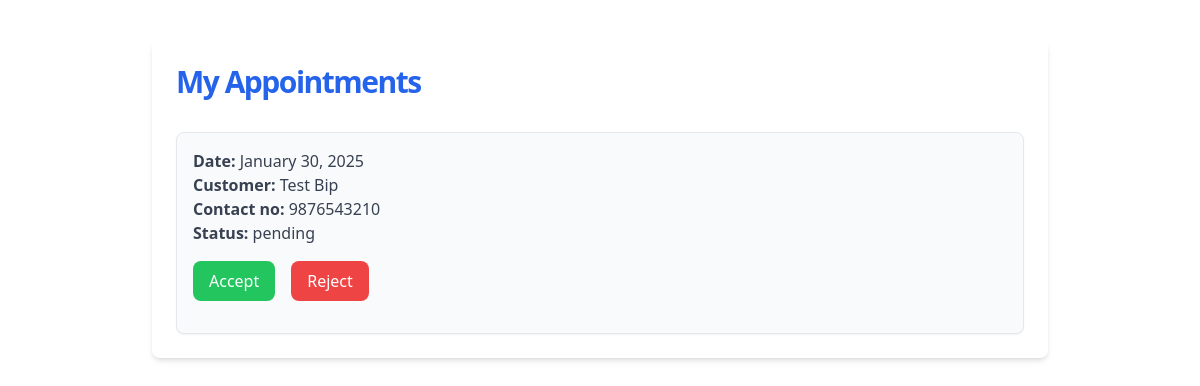
Page /worker/appointments/ (signed in) on the earlier database version.
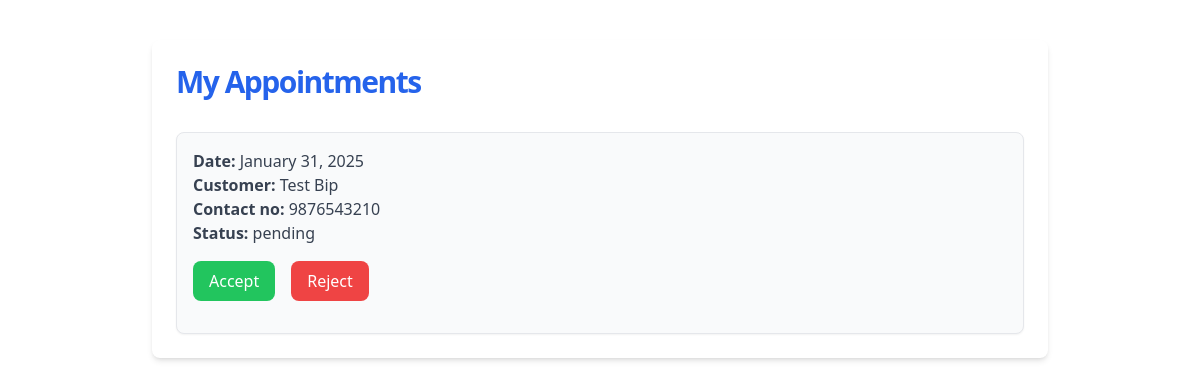
Same page on the later database version.
### jobs/models.py (models this page shows, shortened)
class Appointment(models.Model):
    STATUS_CHOICES = [
        ('pending', 'Pending'),
        ('accepted', 'Accepted'),
        ('rejected', 'Rejected'),
        ('completed', 'Completed'),
    ]
    customer = models.ForeignKey(Customer, on_delete=models.CASCADE, related_name='customer_appointments')
    worker = models.ForeignKey(Worker, on_delete=models.CASCADE, related_name='worker_appointments')
    appointment_date = models.DateTimeField(null=True, blank=True)
    status = models.CharField(max_length=10, choices=STATUS_CHOICES, default='pending')
    reason = models.TextField(blank=True, null=True)

class Customer(models.Model):
    owner=models.OneToOneField(User,on_delete=models.CASCADE)
    name=models.CharField(max_length=50)
    phone_number=models.CharField(max_length=10, unique=True)
    profile_pic=models.ImageField(upload_to="profiles/", blank=True)
    latitude = models.CharField(max_length=20,null=True,blank=True)
    longitude = models.CharField(max_length=20,null=True,blank=True)

### jobs/views.py (the view)
# urls.py: path('worker/appointments/', views.worker_appointments, name='worker_appointments'),
def worker_appointments(request):
    worker = get_object_or_404(Worker, owner=request.user)
    appointments = Appointment.objects.filter(worker=worker)
    return render(request, 'jobs/worker_appointments.html', {'appointments': appointments})

### jobs/templates/jobs/worker_appointments.html (shortened to what this page needs)
<html lang="en">
<head>
    <script src="https://cdn.tailwindcss.com"></script>
</head>
<body>
    <div class="max-w-4xl mx-auto my-10 p-6 bg-white shadow-md rounded-lg">
        <h2 class="text-3xl font-bold tracking-tighter text-blue-600 mb-8 transition duration-500 ease-in-out transform tracking-relaxed lg:pr-8">My Appointments</h2>
        <ul class="space-y-6">
            {% for appointment in appointments %}
                <li class="p-4 border rounded-lg bg-gray-50 shadow-sm hover:bg-gray-100 transition duration-300">
                    <p class="text-gray-700">
                        <span class="font-semibold">Date:</span> {{ appointment.appointment_date|date:"F j, Y" }}
                    </p>
                    <p class="text-gray-700">
                        <span class="font-semibold">Customer:</span> {{ appointment.customer.name }}
                    </p>
                    <p class="text-gray-700">
                        <span class="font-semibold">Contact no:</span> {{ appointment.customer.phone_number }}
                    </p>
                    <p class="text-gray-700">
                        <span class="font-semibold">Status:</span> {{ appointment.status }}
                    </p>
                    <div class="mt-4 flex space-x-4">
                        {% if appointment.status == 'pending' %}
                        <form action="{% url 'accept_appointment' appointment.id %}" method="post">
                            <button type="submit" class="px-4 py-2 bg-green-500 text-white rounded-lg hover:bg-green-600 transition duration-300">
                                Accept
                            </button>
                        </form>
                        <form action="{% url 'reject_appointment' appointment.id %}" method="post">
                            <button type="submit" class="px-4 py-2 bg-red-500 text-white rounded-lg hover:bg-red-600 transition duration-300">
                                Reject
                            </button>
                        </form>
                        {% endif %}
                </li>
            {% endfor %}
        </ul>
</body>

Differences in the rows shown:
removed Appointment: appointment_date "January 30, 2025", customer.name "Test Bip", customer.phone_number "9876543210", status "pending", shows "Accept"
added Appointment: appointment_date "January 31, 2025", customer.name "Test Bip", customer.phone_number "9876543210", status "pending", shows "Accept"
